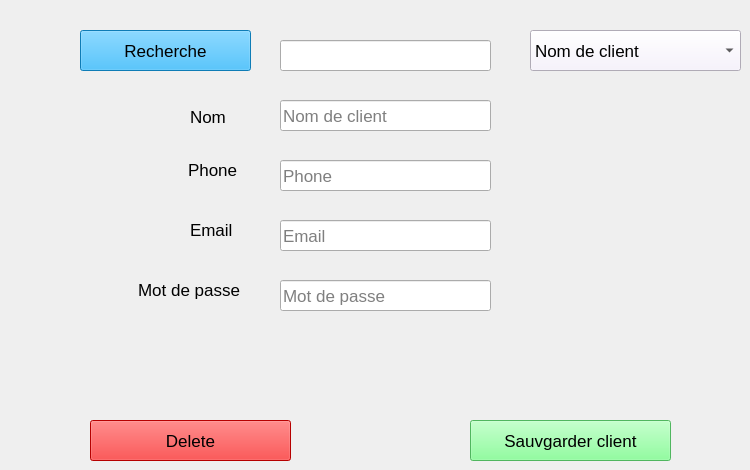
      <widget class="QWidget" name="tab_14">
       <attribute name="title">
        <string>Ajouter Client</string>
       </attribute>
       <widget class="QPushButton" name="pushButton_16">
        <property name="geometry">
         <rect>
          <x>470</x>
          <y>420</y>
          <width>201</width>
          <height>41</height>
         </rect>
        </property>
        <property name="font">
         <font>
          <pointsize>13</pointsize>
         </font>
        </property>
        <property name="styleSheet">
         <string notr="true">background-color: rgb(112, 255, 133);</string>
        </property>
        <property name="text">
         <string>Sauvgarder client</string>
        </property>
        <property name="icon">
         <iconset resource="iconne.qrc">
          <normaloff>:/icone/save.png</normaloff>:/icone/save.png</iconset>
        </property>
        <property name="iconSize">
         <size>
          <width>22</width>
          <height>22</height>
         </size>
        </property>
       </widget>
       <widget class="QLineEdit" name="lineEdit_14">
        <property name="geometry">
         <rect>
          <x>280</x>
          <y>160</y>
          <width>211</width>
          <height>31</height>
         </rect>
        </property>
        <property name="font">
         <font>
          <pointsize>13</pointsize>
         </font>
        </property>
        <property name="placeholderText">
         <string>Phone</string>
        </property>
       </widget>
       <widget class="QLabel" name="label_16">
        <property name="geometry">
         <rect>
          <x>188</x>
          <y>160</y>
          <width>61</width>
          <height>20</height>
         </rect>
        </property>
        <property name="font">
         <font>
          <pointsize>13</pointsize>
         </font>
        </property>
        <property name="text">
         <string>Phone</string>
        </property>
       </widget>
       <widget class="QLineEdit" name="lineEdit_15">
        <property name="geometry">
         <rect>
          <x>280</x>
          <y>100</y>
          <width>211</width>
          <height>31</height>
         </rect>
        </property>
        <property name="font">
         <font>
          <pointsize>13</pointsize>
         </font>
        </property>
        <property name="cursorPosition">
         <number>0</number>
        </property>
        <property name="placeholderText">
         <string>Nom de client</string>
        </property>
       </widget>
       <widget class="QLabel" name="label_17">
        <property name="geometry">
         <rect>
          <x>190</x>
          <y>110</y>
          <width>47</width>
          <height>13</height>
         </rect>
        </property>
        <property name="font">
         <font>
          <pointsize>13</pointsize>
         </font>
        </property>
        <property name="text">
         <string>Nom</string>
        </property>
       </widget>
       <widget class="QLineEdit" name="lineEdit_17">
        <property name="geometry">
         <rect>
          <x>280</x>
          <y>220</y>
          <width>211</width>
          <height>31</height>
         </rect>
        </property>
        <property name="font">
         <font>
          <pointsize>13</pointsize>
         </font>
        </property>
        <property name="text">
         <string/>
        </property>
        <property name="placeholderText">
         <string>Email</string>
        </property>
       </widget>
       <widget class="QLabel" name="label_19">
        <property name="geometry">
         <rect>
          <x>190</x>
          <y>220</y>
          <width>51</width>
          <height>20</height>
         </rect>
        </property>
        <property name="font">
         <font>
          <pointsize>13</pointsize>
         </font>
        </property>
        <property name="text">
         <string>Email</string>
        </property>
       </widget>
       <widget class="QLabel" name="label_20">
        <property name="geometry">
         <rect>
          <x>138</x>
          <y>280</y>
          <width>111</width>
          <height>20</height>
         </rect>
        </property>
        <property name="font">
         <font>
          <pointsize>13</pointsize>
         </font>
        </property>
        <property name="text">
         <string>Mot de passe</string>
        </property>
       </widget>
       <widget class="QLineEdit" name="lineEdit_18">
        <property name="geometry">
         <rect>
          <x>280</x>
          <y>280</y>
          <width>211</width>
          <height>31</height>
         </rect>
        </property>
        <property name="font">
         <font>
          <pointsize>13</pointsize>
         </font>
        </property>
        <property name="text">
         <string/>
        </property>
        <property name="dragEnabled">
         <bool>false</bool>
        </property>
        <property name="readOnly">
         <bool>false</bool>
        </property>
        <property name="placeholderText">
         <string>Mot de passe</string>
        </property>
       </widget>
       <widget class="QComboBox" name="comboBox_4">
        <property name="geometry">
         <rect>
          <x>530</x>
          <y>30</y>
          <width>211</width>
          <height>41</height>
         </rect>
        </property>
        <property name="font">
         <font>
          <pointsize>13</pointsize>
         </font>
        </property>
        <property name="styleSheet">
         <string notr="true">background-color: rgb(246, 239, 255);</string>
        </property>
        <item>
         <property name="text">
          <string>Nom de client</string>
         </property>
        </item>
        <item>
         <property name="text">
          <string>Phone</string>
         </property>
        </item>
        <item>
         <property name="text">
          <string>Email</string>
         </property>
        </item>
       </widget>
       <widget class="QLineEdit" name="lineEdit_16">
        <property name="geometry">
         <rect>
          <x>280</x>
          <y>40</y>
          <width>211</width>
          <height>31</height>
         </rect>
        </property>
        <property name="font">
         <font>
          <pointsize>13</pointsize>
         </font>
        </property>
        <property name="cursorPosition">
         <number>0</number>
        </property>
        <property name="placeholderText">
         <string/>
        </property>
       </widget>
       <widget class="QPushButton" name="pushButton_17">
        <property name="geometry">
         <rect>
          <x>80</x>
          <y>30</y>
          <width>171</width>
          <height>41</height>
         </rect>
        </property>
        <property name="font">
         <font>
          <pointsize>13</pointsize>
         </font>
        </property>
        <property name="styleSheet">
         <string notr="true">background-color: rgb(19, 173, 255);
</string>
        </property>
        <property name="text">
         <string>Recherche</string>
        </property>
        <property name="icon">
         <iconset resource="iconne.qrc">
          <normaloff>:/icone/searche.png</normaloff>:/icone/searche.png</iconset>
        </property>
       </widget>
       <widget class="QPushButton" name="pushButton_18">
        <property name="geometry">
         <rect>
          <x>90</x>
          <y>420</y>
          <width>201</width>
          <height>41</height>
         </rect>
        </property>
        <property name="font">
         <font>
          <pointsize>13</pointsize>
         </font>
        </property>
        <property name="styleSheet">
         <string notr="true">background-color: rgb(255, 0, 0);</string>
        </property>
        <property name="text">
         <string>Delete</string>
        </property>
        <property name="icon">
         <iconset resource="iconne.qrc">
          <normaloff>:/icone/delete.png</normaloff>:/icone/delete.png</iconset>
        </property>
        <property name="iconSize">
         <size>
          <width>22</width>
          <height>22</height>
         </size>
        </property>
       </widget>
      </widget>
